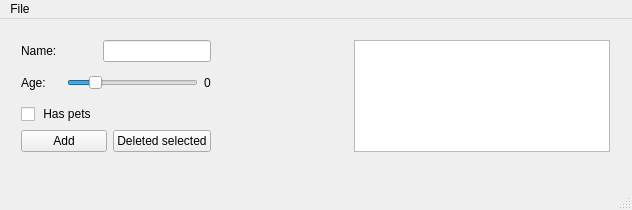
<?xml version="1.0" encoding="UTF-8"?>
<ui version="4.0">
 <class>MainWindowClass</class>
 <widget class="QMainWindow" name="MainWindowClass">
  <property name="windowModality">
   <enum>Qt::NonModal</enum>
  </property>
  <property name="geometry">
   <rect>
    <x>0</x>
    <y>0</y>
    <width>632</width>
    <height>210</height>
   </rect>
  </property>
  <property name="sizePolicy">
   <sizepolicy hsizetype="Fixed" vsizetype="Fixed">
    <horstretch>0</horstretch>
    <verstretch>0</verstretch>
   </sizepolicy>
  </property>
  <property name="windowTitle">
   <string>MainWindow</string>
  </property>
  <widget class="QWidget" name="centralWidget">
   <widget class="QWidget" name="layoutWidget">
    <property name="geometry">
     <rect>
      <x>10</x>
      <y>10</y>
      <width>611</width>
      <height>134</height>
     </rect>
    </property>
    <layout class="QHBoxLayout" name="horizontalLayout_4">
     <property name="sizeConstraint">
      <enum>QLayout::SetDefaultConstraint</enum>
     </property>
     <item>
      <layout class="QVBoxLayout" name="verticalLayout_2">
       <item>
        <layout class="QHBoxLayout" name="horizontalLayout_2">
         <item>
          <widget class="QLabel" name="label">
           <property name="text">
            <string>Name:</string>
           </property>
          </widget>
         </item>
         <item>
          <spacer name="horizontalSpacer">
           <property name="orientation">
            <enum>Qt::Horizontal</enum>
           </property>
           <property name="sizeHint" stdset="0">
            <size>
             <width>40</width>
             <height>20</height>
            </size>
           </property>
          </spacer>
         </item>
         <item>
          <widget class="QLineEdit" name="nameLineEdit"/>
         </item>
        </layout>
       </item>
       <item>
        <layout class="QHBoxLayout" name="horizontalLayout_3">
         <item>
          <widget class="QLabel" name="label_2">
           <property name="text">
            <string>Age:</string>
           </property>
          </widget>
         </item>
         <item>
          <spacer name="horizontalSpacer_2">
           <property name="orientation">
            <enum>Qt::Horizontal</enum>
           </property>
           <property name="sizeType">
            <enum>QSizePolicy::Fixed</enum>
           </property>
           <property name="sizeHint" stdset="0">
            <size>
             <width>15</width>
             <height>20</height>
            </size>
           </property>
          </spacer>
         </item>
         <item>
          <widget class="QSlider" name="ageSlider">
           <property name="value">
            <number>18</number>
           </property>
           <property name="orientation">
            <enum>Qt::Horizontal</enum>
           </property>
           <property name="tickPosition">
            <enum>QSlider::NoTicks</enum>
           </property>
          </widget>
         </item>
         <item>
          <widget class="QLabel" name="selectedAgeLabel">
           <property name="text">
            <string>0</string>
           </property>
          </widget>
         </item>
        </layout>
       </item>
       <item>
        <widget class="QCheckBox" name="hasPetsCheckbox">
         <property name="text">
          <string> Has pets</string>
         </property>
        </widget>
       </item>
       <item>
        <layout class="QHBoxLayout" name="horizontalLayout">
         <item>
          <widget class="QPushButton" name="addButton">
           <property name="text">
            <string>Add</string>
           </property>
          </widget>
         </item>
         <item>
          <widget class="QPushButton" name="deleteButton">
           <property name="text">
            <string>Deleted selected</string>
           </property>
          </widget>
         </item>
        </layout>
       </item>
      </layout>
     </item>
     <item>
      <spacer name="horizontalSpacer_3">
       <property name="orientation">
        <enum>Qt::Horizontal</enum>
       </property>
       <property name="sizeHint" stdset="0">
        <size>
         <width>40</width>
         <height>20</height>
        </size>
       </property>
      </spacer>
     </item>
     <item>
      <widget class="QListWidget" name="visitorsListWidget"/>
     </item>
    </layout>
   </widget>
  </widget>
  <widget class="QMenuBar" name="menuBar">
   <property name="geometry">
    <rect>
     <x>0</x>
     <y>0</y>
     <width>632</width>
     <height>25</height>
    </rect>
   </property>
   <widget class="QMenu" name="menuExit">
    <property name="title">
     <string>File</string>
    </property>
    <addaction name="exitAction"/>
   </widget>
   <addaction name="menuExit"/>
  </widget>
  <widget class="QStatusBar" name="statusBar"/>
  <action name="exitAction">
   <property name="text">
    <string>Exit</string>
   </property>
  </action>
 </widget>
 <layoutdefault spacing="6" margin="11"/>
 <resources/>
 <connections/>
</ui>
